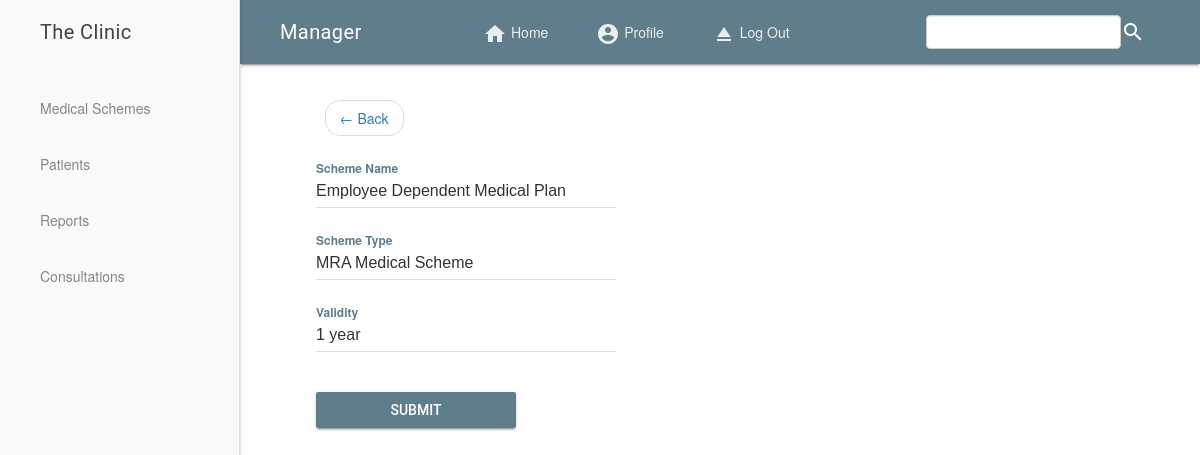
The page /manager/edit.php?view=2 (signed in) on the database its author committed.
### tables this page shows
CREATE TABLE `medical_schemes` (
  `scheme_id` int(11) NOT NULL,
  `scheme_name` varchar(50) NOT NULL,
  `scheme_type` varchar(50) NOT NULL,
  `provider_id` int(11) NOT NULL,
  `validity` varchar(20) DEFAULT NULL,
  `manager_id` int(11) NOT NULL
);

### manager/edit.php (the view, shortened to what this page needs)
<?php
	include "header.php";
?>
 <main class="mdl-layout__content" style="padding-left: 5%;" id="home">
	<div class="mdl-grid">
		<div class="mdl-cell mdl-cell--6-col">
		<nav aria-label="..." style="padding-left: 2%;">
		  <ul class="pager">
		    <li class="previous"><a href="schemes.php"><span aria-hidden="true">&larr;</span> Back </a></li>
		  </ul>
		</nav>
			<?php
				if(isset($_GET['view'])){
					$sid = $_GET['view'];
			$scheme = mysqli_query($db, "SELECT * FROM `medical_schemes` JOIN provider ON medical_schemes.provider_id = provider.provider_id WHERE scheme_id = '".$sid."'");
				while ($rows = mysqli_fetch_array($scheme)) {
					$name = $rows['scheme_name'];
					$type = $rows['scheme_type'];
					$valid = $rows['validity'];
		?>
		<form action="<?php echo htmlspecialchars($_SERVER['PHP_SELF']);?>" method="post">
		  <div class="mdl-textfield mdl-js-textfield mdl-textfield--floating-label">
		    <input class="mdl-textfield__input" type="text" name="sname" value="<?php echo "".$name;?>">
		    <label class="mdl-textfield__label" for="Scheme Name">Scheme Name</label>
		  </div>
		  <div class="mdl-textfield mdl-js-textfield mdl-textfield--floating-label">
		    <input class="mdl-textfield__input" type="text" name="stype" value="<?php echo "".$type;?>">
		    <label class="mdl-textfield__label" for="Scheme Type" >Scheme Type </label>
		  </div>
		  <div class="mdl-textfield mdl-js-textfield mdl-textfield--floating-label">
		    <input class="mdl-textfield__input" type="text" name="svalid" value="<?php echo "".$valid;?>">
		    <label class="mdl-textfield__label" for="Validity" >Validity </label>
		  </div> <br/> <br/>
		  <button class="mdl-button mdl-js-button mdl-button--raised mdl-js-ripple-effect mdl-button--colored" type="submit" name="update">
  				Submit
			</button>
	</form>
	<?php }} ?>
		</div>
<div class="mdl-cell mdl-cell--6-col">
	</div>
	</div>
	</main>

### css/style.css (style rules this page uses)
button { width: 200px; }

### rows shown on the page
medical_schemes: sname "Employee Dependent Medical Plan", stype "MRA Medical Scheme", svalid "1 year"
